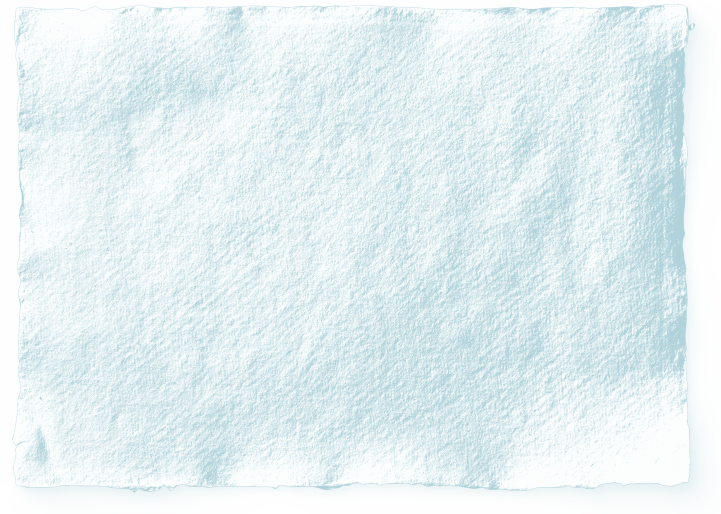
#> input picture assets/images/paper-sheet-semi-rough-teal.png, 1442 x 1027 px, found by its file name (shown at 1/2 size)
$ python paper_check.py
#> lines starting #> are read from the running program, lines starting #| are printed output that depends on the picture
from PIL import Image
import os
base=r"C:\Users\Bl0ck\Desktop\desk\org\Propagation House Website Rebuild\house-news\assets\images"
for f in ["paper-sheet-semi-rough-teal.png","torn-up-strip-teal.png","torn-down-strip-teal.png","composure-hero.jpg"]:
    p=os.path.join(base,f)
    if not os.path.exists(p): print(f,"MISSING"); continue
    im=Image.open(p).convert("RGB")
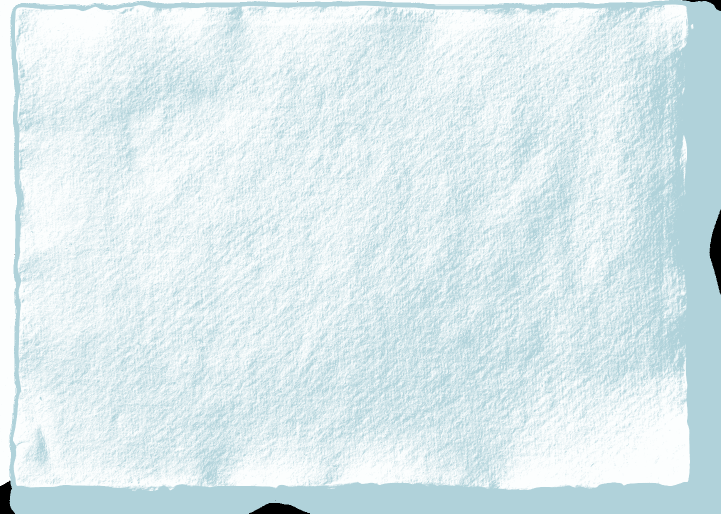
#> im: PIL image 1442x1027 RGB (shown at 1/2 size); mean R, G, B 218.9, 234.4, 237.9
    small=im.resize((60,60))
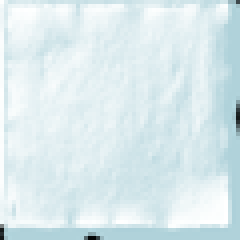
#> small: PIL image 60x60 RGB (shown 4 times larger); mean R, G, B 218.9, 234.4, 237.9
    px=list(small.getdata())
#> px = 3600 items, first 6: (252, 254, 254), (226, 239, 242), (208, 229, 233), (213, 231, 236), (220, 235, 239), (220, 236, 239)
    # average of opaque-ish pixels
    r=sum(p[0] for p in px)//len(px); g=sum(p[1] for p in px)//len(px); b=sum(p[2] for p in px)//len(px)
#> after `r = sum((p[0] for p in px)) // len(px)`: r = 218
#> after `g = sum((p[1] for p in px)) // len(px)`: g = 234
#> after `b = sum((p[2] for p in px)) // len(px)`: b = 237
    import colorsys
    h,s,v=colorsys.rgb_to_hsv(r/255,g/255,b/255)
#> h = 0.526; s = 0.0802; v = 0.929
    print(f"{f:38s} {im.size} avg rgb({r},{g},{b}) hue={h*360:.0f}")
#| paper-sheet-semi-rough-teal.png        (1442, 1027) avg rgb(218,234,237) hue=189
#> pass 2 of the loop `for f in ["paper-sheet-semi-rough-teal.png","torn-up-strip-teal.png","..`:
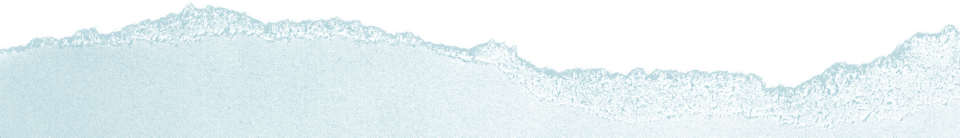
#> input picture assets/images/torn-up-strip-teal.png, 1920 x 275 px, found by its file name (shown at 1/2 size)
#> `im=Image.open(p).convert("RGB")`:
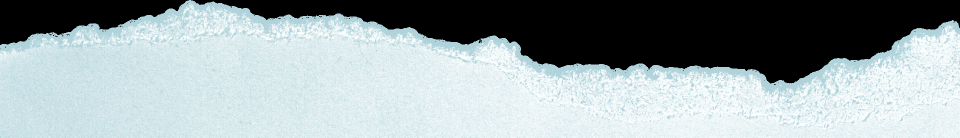
#> im: PIL image 1920x275 RGB (shown at 1/2 size); mean R, G, B 153, 164.5, 166.9
#> `small=im.resize((60,60))`:
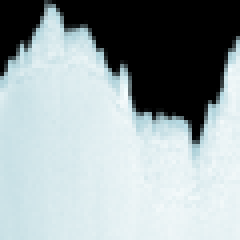
#> small: PIL image 60x60 RGB (shown 4 times larger); mean R, G, B 153.2, 164.7, 167
#> px = 3600 items, first 6: (0, 0, 0), (0, 0, 0), (0, 0, 0), (0, 0, 0), (0, 0, 0), (0, 0, 0)
#> r = 153
#> g = 164
#> b = 167
#> h = 0.536; s = 0.0838; v = 0.655
#| torn-up-strip-teal.png                 (1920, 275) avg rgb(153,164,167) hue=193
#> pass 3 of the loop `for f in ["paper-sheet-semi-rough-teal.png","torn-up-strip-teal.png","..`:
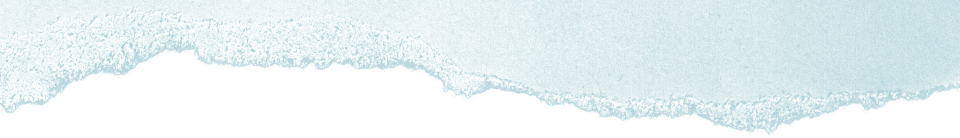
#> input picture assets/images/torn-down-strip-teal.png, 1920 x 275 px, found by its file name (shown at 1/2 size)
#> `im=Image.open(p).convert("RGB")`:
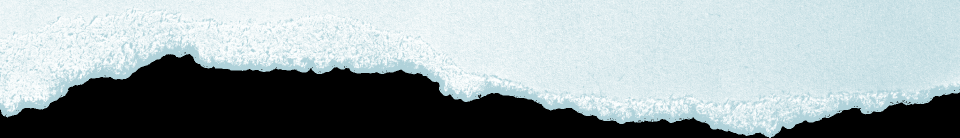
#> im: PIL image 1920x275 RGB (shown at 1/2 size); mean R, G, B 153, 164.5, 166.9
#> `small=im.resize((60,60))`:
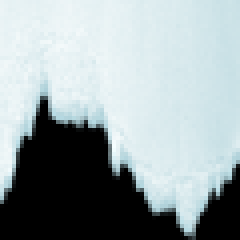
#> small: PIL image 60x60 RGB (shown 4 times larger); mean R, G, B 153.2, 164.7, 167
#> px = 3600 items, first 6: (234, 243, 245), (231, 242, 244), (230, 241, 243), (230, 242, 244), (232, 242, 244), (231, 242, 244)
#| torn-down-strip-teal.png               (1920, 275) avg rgb(153,164,167) hue=193
#> the loop made 4 passes; the first 3 are shown
